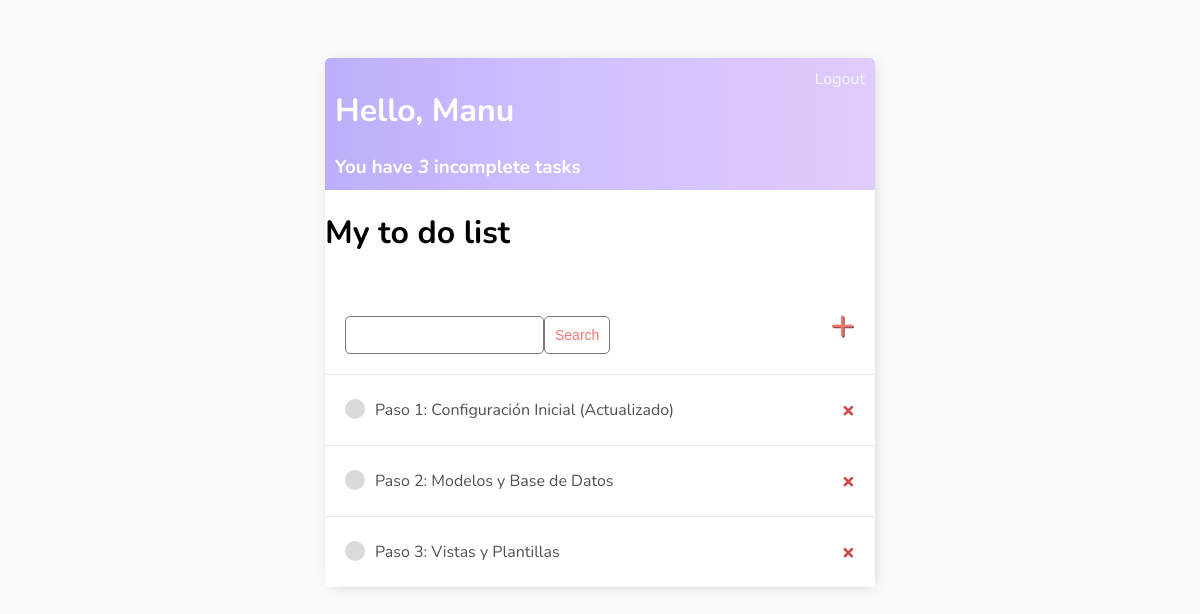
Page / (signed in) on the earlier database version.
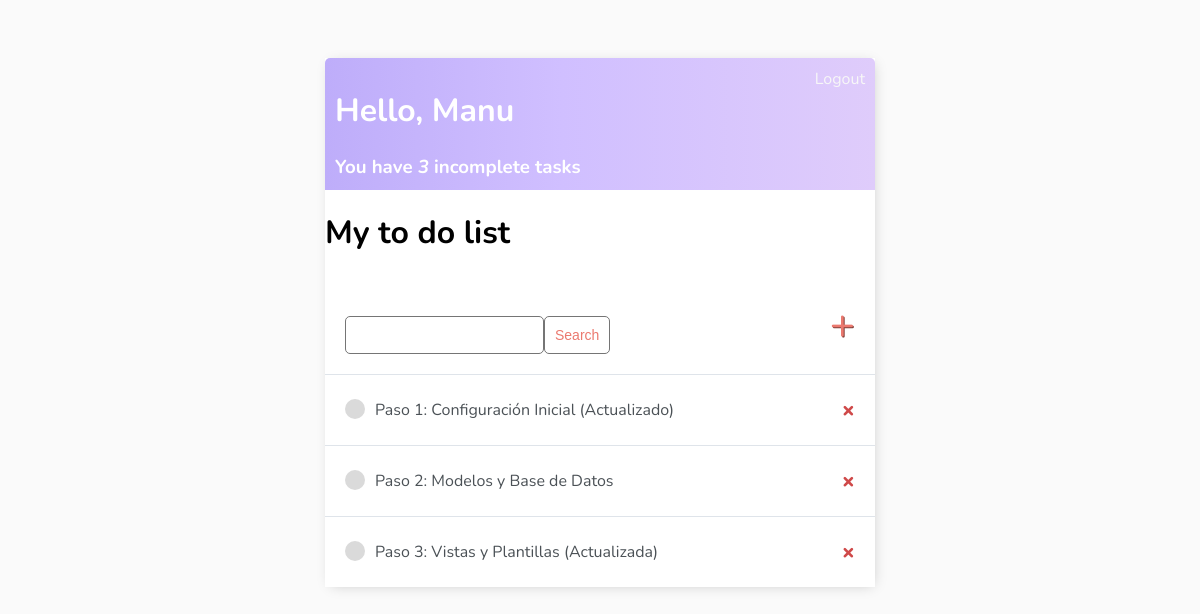
Same page on the later database version.
### base/models.py (models this page shows)
class Task(models.Model):
    user = models.ForeignKey(User, on_delete=models.CASCADE, null=True, blank=True)
    title = models.CharField(max_length=200)
    description = models.TextField(null=True, blank=True)
    complete = models.BooleanField(default=False)
    created = models.DateTimeField(auto_now_add=True)
    def __str__(self):
        return self.title # se pone el valor por defecto en titulo
    class Meta:
        ordering = ['complete'] # se ordena el modelo por estado de completado

### base/views.py (the view)
# urls.py: path('', TaskList.as_view(), name='tasks'),
class TaskList(LoginRequiredMixin, ListView):# regresa un template con un queryset de datos
    model = Task
    context_object_name = 'tasks'
    def get_context_data(self, **kwargs):
        context = super().get_context_data(**kwargs)
        context['tasks'] = context['tasks'].filter(user=self.request.user)
        context['count'] = context['tasks'].filter(complete=False).count()
        search_input = self.request.GET.get('search-area') or ''
        if search_input:
            context['tasks'] = context['tasks'].filter(title__icontains=search_input)
        context['search_input'] = search_input
        return context

### base/templates/base/task_list.html
{% extends 'base/main.html' %}
{% block content %}
    <div class="header-bar">
        <div>
            <h1>Hello, {{request.user|title }}</h1>
            <h3 style="margin:0">You have <i>{{count}}</i> incomplete task{{ count|pluralize:"s" }}</h3>
        </div>
        {% if request.user.is_authenticated %}
            <a href="{% url 'logout' %}">Logout</a>
        {% else %}
            <a href="{% url 'login' %}">Login</a>
        {% endif %}
    </div>
    <h1>My to do list {{ color }}</h1>
    <div id="search-add-wrapper">
        <form method="GET" style="margin-top: 20px; display: flex;">
            <input type="text" name="search-area" value="{{ search_input }}">
            <input type="submit" value="Search" class="button">
        </form>
        <a id="add-link" href="{% url 'task-create' %}">&#x2b;</a>
    </div>
    <div class="task-items-wrapper">
        {% for task in tasks %}
        <div class="task-wrapper">
            {% if task.complete %}
                <div class="task-title">
                    <div class="task-complete-icon"></div>
                    <i><s><a href="{% url 'task-update' task.id %}">{{ task }}</a></s></i>
                </div>
                <a class="delete-link" href="{% url 'task-delete' task.id %}">&#215;</a>
            {% else %}
                <div class="task-title">
                <div class="task-incomplete-icon"></div>
                <a href="{% url 'task-update' task.id %}">{{ task }}</a>
            </div>
            <a class="delete-link" href="{% url 'task-delete' task.id %}">&#215;</a>
            {% endif %}
        </div>
        {% empty %}
        <h3>No items in list</h3>
        {% endfor %}
    </div>
{% endblock content %}

Differences in the rows shown:
changed Task: title "Paso 3: Vistas y Plantillas" → "Paso 3: Vistas y Plantillas (Actualizada)"
